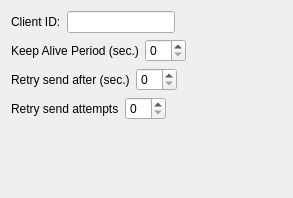
<?xml version="1.0" encoding="UTF-8"?>
<ui version="4.0">
 <class>FilterConfigWidget</class>
 <widget class="QWidget" name="FilterConfigWidget">
  <property name="geometry">
   <rect>
    <x>0</x>
    <y>0</y>
    <width>293</width>
    <height>198</height>
   </rect>
  </property>
  <property name="windowTitle">
   <string>Form</string>
  </property>
  <layout class="QVBoxLayout" name="m_layout">
   <item>
    <layout class="QHBoxLayout" name="horizontalLayout">
     <item>
      <widget class="QLabel" name="label">
       <property name="text">
        <string>Client ID:</string>
       </property>
      </widget>
     </item>
     <item>
      <widget class="QLineEdit" name="m_clientIdLineEdit"/>
     </item>
     <item>
      <spacer name="horizontalSpacer">
       <property name="orientation">
        <enum>Qt::Horizontal</enum>
       </property>
       <property name="sizeHint" stdset="0">
        <size>
         <width>40</width>
         <height>20</height>
        </size>
       </property>
      </spacer>
     </item>
    </layout>
   </item>
   <item>
    <layout class="QHBoxLayout" name="horizontalLayout_3">
     <item>
      <widget class="QLabel" name="label_3">
       <property name="text">
        <string>Keep Alive Period (sec.)</string>
       </property>
      </widget>
     </item>
     <item>
      <widget class="QSpinBox" name="m_keepAliveSpinBox"/>
     </item>
     <item>
      <spacer name="horizontalSpacer_3">
       <property name="orientation">
        <enum>Qt::Horizontal</enum>
       </property>
       <property name="sizeHint" stdset="0">
        <size>
         <width>40</width>
         <height>20</height>
        </size>
       </property>
      </spacer>
     </item>
    </layout>
   </item>
   <item>
    <layout class="QHBoxLayout" name="horizontalLayout_4">
     <item>
      <widget class="QLabel" name="label_4">
       <property name="text">
        <string>Retry send after (sec.)</string>
       </property>
      </widget>
     </item>
     <item>
      <widget class="QSpinBox" name="m_retryDurationSpinBox"/>
     </item>
     <item>
      <spacer name="horizontalSpacer_4">
       <property name="orientation">
        <enum>Qt::Horizontal</enum>
       </property>
       <property name="sizeHint" stdset="0">
        <size>
         <width>40</width>
         <height>20</height>
        </size>
       </property>
      </spacer>
     </item>
    </layout>
   </item>
   <item>
    <layout class="QHBoxLayout" name="horizontalLayout_5">
     <item>
      <widget class="QLabel" name="label_5">
       <property name="text">
        <string>Retry send attempts</string>
       </property>
      </widget>
     </item>
     <item>
      <widget class="QSpinBox" name="m_retryCountSpinBox"/>
     </item>
     <item>
      <spacer name="horizontalSpacer_5">
       <property name="orientation">
        <enum>Qt::Horizontal</enum>
       </property>
       <property name="sizeHint" stdset="0">
        <size>
         <width>40</width>
         <height>20</height>
        </size>
       </property>
      </spacer>
     </item>
    </layout>
   </item>
   <item>
    <spacer name="verticalSpacer">
     <property name="orientation">
      <enum>Qt::Vertical</enum>
     </property>
     <property name="sizeHint" stdset="0">
      <size>
       <width>20</width>
       <height>40</height>
      </size>
     </property>
    </spacer>
   </item>
  </layout>
 </widget>
 <resources/>
 <connections/>
</ui>
